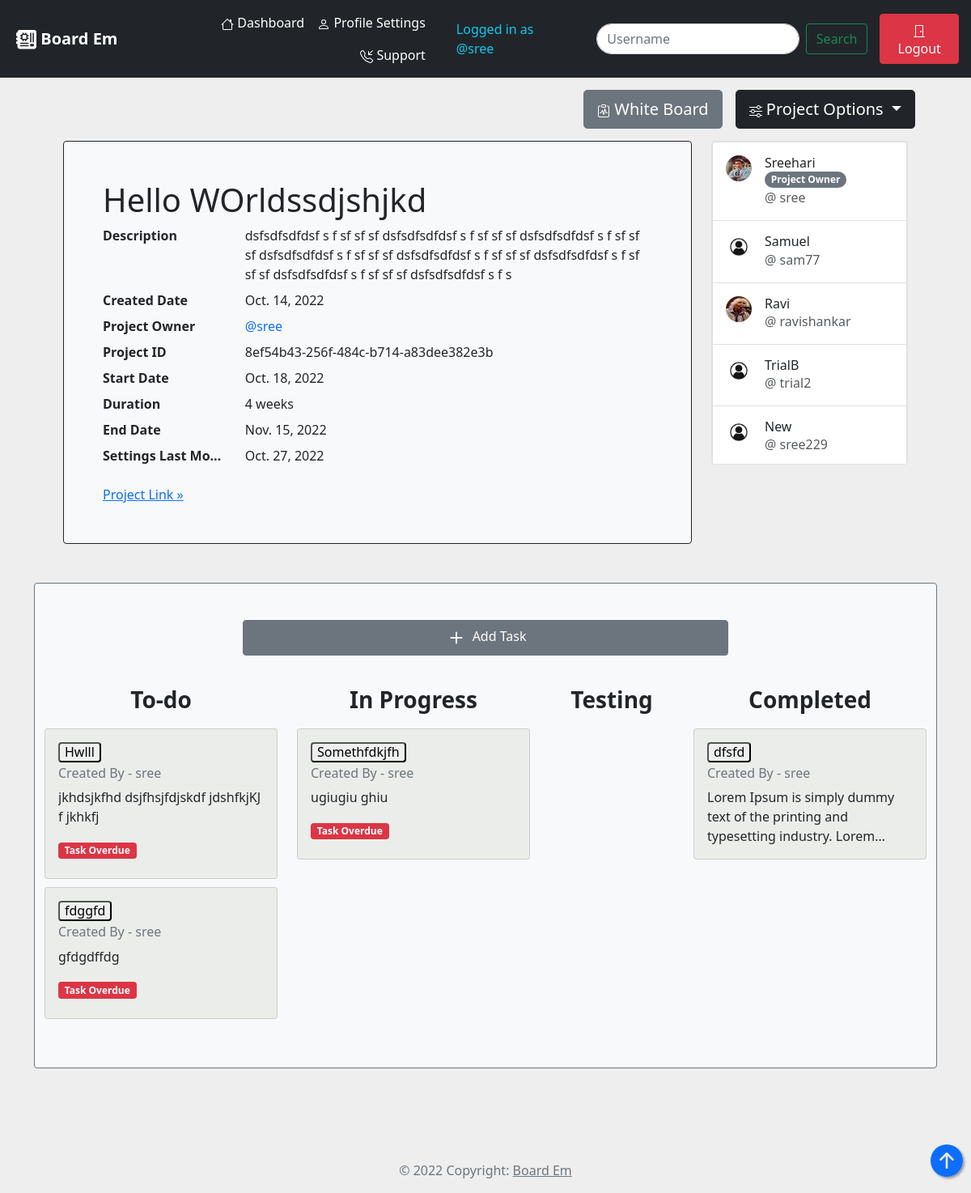
Screenshot of /account/project_task/8ef54b43256f484cb714a83dee382e3b/ (signed in) with the database file from the repository.
### Intendance/models.py (models this page shows, shortened)
class Project(models.Model):
    project_id = models.UUIDField(default=uuid.uuid4, unique=True, primary_key=True, editable=False)
    name = models.CharField(max_length=200)
    description = models.TextField(null=True, blank=True)
    url = models.URLField(null=True, blank=True)
    group_members = models.ManyToManyField(User, blank=True, related_name="group_members")
    created_by = models.ForeignKey(User, on_delete=models.CASCADE, related_name="project_owner")
    created_date = models.DateField(auto_now_add=True)
    start_date = models.DateField()
    duration = models.PositiveIntegerField()
    modified_date = models.DateField(auto_now=True)

class Profile(models.Model):
    user = models.OneToOneField(User, on_delete=models.CASCADE)
    bio = models.TextField(null=True, blank=True)
    company = models.CharField(max_length=100, null=True, blank=True)
    city = models.CharField(max_length=100, null=True, blank=True)
    website_link = models.URLField(max_length=500, null=True, blank=True)
    github_link = models.URLField(max_length=500, null=True, blank=True)
    image = models.ImageField(default='default.jpg', upload_to='profile_pics')
    date_of_birth = models.DateField(null=True, blank=True)
    account_creation_date = models.DateField(auto_now_add=True)
    account_modified_date = models.DateField(auto_now=True)

class Task(models.Model):
    status_choice = (
        ('todo', 'ToDo'),
        ('inprogress', 'In-Progress'),
        ('testing', 'Testing'),
        ('completed', 'Completed'),
    )
    task_id = models.UUIDField(default=uuid.uuid4, unique=True, primary_key=True, editable=False)
    project = models.ForeignKey(Project, on_delete=models.CASCADE)
    title = models.CharField(max_length=200)
    description = models.TextField(null=True, blank=True)
    task_status = models.CharField(max_length=100, choices=status_choice, default='todo')
    created_by = models.ForeignKey(User, on_delete=models.CASCADE, null=True, blank=True)
    start_date = models.DateField()
    end_date = models.DateField()
    created_date = models.DateField(auto_now_add=True)
    modified_date = models.DateField(auto_now=True)

### Intendance/views.py (the view)
# urls.py: path('project_task/<str:pk>/', views.project_tasks_page, name="project-tasks"),
@login_required(login_url='login')
def project_tasks_page(request, pk):
    task_data_here = Task.objects.filter(project=pk)
    project_data_here = Project.objects.get(project_id=pk)
    project_end_date = project_data_here.start_date + relativedelta(weeks=project_data_here.duration)
    today = datetime.date.today()
    if task_data_here.count() != Task.objects.filter(project=pk,task_status="completed").count() and datetime.date.today() > project_end_date:
        project_overdue = True
    else:
        project_overdue = False
    data = {
        'task_data' : task_data_here,
        'project_data' : project_data_here,
        'project_end_date' : project_end_date,
        'today' : today,
        'project_overdue' : project_overdue,
    }
    return render(request, 'Intendance/project_tasks.html', data)

### templates/Intendance/project_tasks.html (shortened to what this page needs)
{% extends 'Intendance/base_layout.html' %}
{% load static %}
{% block project_task_content %}
<div class="container">
  {% include 'Intendance/project_page_options.html' %}
  <main class="container">
    <div class="row">
    <div class="col">
    <div class="bg-light p-5 rounded border border-dark">
      <h1>{{ project_data.name }}</h1>
      <dl class="row">
        <dt class="col-sm-3">Description</dt>
        <dd class="col-sm-9">{{ project_data.description }}</dd>
        <dt class="col-sm-3">Created Date</dt>
        <dd class="col-sm-9">{{ project_data.created_date }}</dd>
        <dt class="col-sm-3 text-truncate">Project Owner</dt>
        <dd class="col-sm-9"><a href="{% url 'searched-profile' project_data.created_by.username %}" style="text-decoration:none" >@{{ project_data.created_by }}</a></dd>
        <dt class="col-sm-3 text-truncate">Project ID</dt>
        <dd class="col-sm-9">{{ project_data.project_id }}</dd>
        <dt class="col-sm-3 text-truncate">Start Date</dt>
        <dd class="col-sm-9">{{ project_data.start_date }}</dd>
        <dt class="col-sm-3 text-truncate">Duration</dt>
        <dd class="col-sm-9">{{ project_data.duration }} weeks</dd>
        <dt class="col-sm-3 text-truncate">End Date</dt>
        <dd class="col-sm-9">{{ project_end_date }}</dd>
        <dt class="col-sm-3 text-truncate">Settings Last Modified</dt>
        <dd class="col-sm-9">{{ project_data.modified_date }}</dd>
      </dl>
      <a class="link-primary" href="{{ project_data.url }}" data-bs-toggle="tooltip" data-bs-placement="bottom" data-bs-title="Contains the URL to the project data.">
        Project Link &raquo;</a>
    </div>
  </div>
  <div class="col-sm-3 ">
    <div class="list-group w-auto rounded border " style="overflow-y:auto;max-height:400px;">
      {% for member in project_data.group_members.all  %}
      <a href="{% url 'searched-profile' member.username %}" class="list-group-item list-group-item-action d-flex gap-3 py-3" aria-current="true">
        <img src="{{ member.profile.image.url }}" alt="twbs" width="32" height="32" class="rounded-circle flex-shrink-0">
        <div class="d-flex gap-2 w-100 justify-content-between">
          <div>
            <h6 class="mb-0">{{ member.first_name }} {% if project_data.created_by == member %}<span class="badge rounded-pill bg-secondary">Project Owner</span>{% endif %}</h6>
            <p class="mb-0 opacity-75">@ {{ member.username }}</p>
          </div>
        </div>
      </a>
      {% endfor %}
    </div>
  </div>
    </div>
  </main>
  <br><br>
    <div id="boardem" class="row bg-light rounded border border-secondary" style="overflow-y: auto;height: 600px;">
      <div style="display:flex;justify-content:center;align-items:center">
        <a style="width:600px;margin-top:15px" class="btn btn-secondary" href="{% url 'create-task' project_data.project_id %}" data-bs-toggle="tooltip" data-bs-placement="top"
        data-bs-custom-class="custom-tooltip"
        data-bs-title="Click on this button to create a task under the current selected project.">
          <svg xmlns="http://www.w3.org/2000/svg" width="30" height="30" fill="currentColor" class="bi bi-plus" viewBox="0 0 16 16">
            <path d="M8 4a.5.5 0 0 1 .5.5v3h3a.5.5 0 0 1 0 1h-3v3a.5.5 0 0 1-1 0v-3h-3a.5.5 0 0 1 0-1h3v-3A.5.5 0 0 1 8 4z"/>
          </svg> Add Task
          </a>
        </div>
        <div class="col-sm">
            <h3 class="text-center p-2"><strong>To-do</strong></h3>
            {% for tskdt in task_data %}
            {% if tskdt.task_status == 'todo' %}
            <div class="card" style="width: 18rem;margin-top:10px;background:#EBEDEA">
                <div class="card-body">
                  <button type="button" class="h6 rounded btn-outline-none" data-bs-toggle="modal" data-bs-target="#modal{{ tskdt.task_id }}">
                    {{ tskdt.title }}
                  </button>
                  <br>
                  <h6 class="card-subtitle mb-2 text-muted">Created By - {{ tskdt.created_by }}</h6>
                  <p class="card-text" style="overflow: hidden;
                  text-overflow: ellipsis;
                  display: -webkit-box;
                  -webkit-line-clamp: 3;
                          line-clamp: 3;
                  -webkit-box-orient: vertical;">{{ tskdt.description }}</p>
                  {% if tskdt.end_date < today %}
                    <h6 class="badge text-bg-danger">Task Overdue</h6>
                  {% endif %}
                </div>
              </div>
              {% endif %}
              {% endfor %}
        </div>
        <div class="col-sm">
            <h3 class="text-center p-2"><strong>In Progress</strong></h3>
            {% for tskdt in task_data %}
            {% if tskdt.task_status == 'inprogress' %}
            <div class="card" style="width: 18rem;margin-top:10px;background:#EBEDEA">
                <div class="card-body">
                  <button type="button" class="h6 rounded btn-outline-none" data-bs-toggle="modal" data-bs-target="#modal{{ tskdt.task_id }}">
                    {{ tskdt.title }}
                  </button>
                  <h6 class="card-subtitle mb-2 text-muted">Created By - {{ tskdt.created_by }}</h6>
                  <p class="card-text" style="overflow: hidden;
                  text-overflow: ellipsis;
                  display: -webkit-box;
                  -webkit-line-clamp: 3;
                          line-clamp: 3;
                  -webkit-box-orient: vertical;">{{ tskdt.description }}</p>
                  {% if tskdt.end_date < today %}
                    <h6 class="badge text-bg-danger">Task Overdue</h6>
                  {% elif tskdt.start_date > today %}
                    <h6 class="badge text-bg-info">Task status ahead of planned scedule</h6>
                  {% endif %}
                </div>
              </div>
              {% endif %}
              {% endfor %}
        </div>
        <div class="col-sm">
            <h3 class="text-center p-2"><strong>Testing</strong></h3>
          </div>
          <div class="col-sm">
            <h3 class="text-center p-2"><strong>Completed</strong></h3>
            {% for tskdt in task_data %}
            {% if tskdt.task_status == 'completed' %}
            <div class="card" style="width: 18rem;margin-top:10px;background:#EBEDEA">
                <div class="card-body">
                  <button type="button" class="h6 rounded btn-outline-none" data-bs-toggle="modal" data-bs-target="#modal{{ tskdt.task_id }}">
                    {{ tskdt.title }}
                  </button>
                  <h6 class="card-subtitle mb-2 text-muted">Created By - {{ tskdt.created_by }}</h6>
                  <p class="card-text" style="overflow: hidden;
                  text-overflow: ellipsis;
                  display: -webkit-box;
                  -webkit-line-clamp: 3;
                          line-clamp: 3;
                  -webkit-box-orient: vertical;">{{ tskdt.description }}</p>
                </div>
              </div>
              {% endif %}
              {% endfor %}
          </div>
      </div>
    </div>
<br><br>
{% endblock project_task_content %}

### templates/Intendance/account_navbar.html (shortened to what this page needs)
{% load static %}
<nav class="navbar navbar-expand-lg navbar-dark bg-dark">
    <a style="margin-left:20px;margin-right:30px;cursor:pointer" class="navbar-brand" data-bs-toggle="modal" data-bs-target="#boardemModal">
      <b>Board Em</b></a>
    <div class="collapse navbar-collapse" id="navbarText">
      <ul class="navbar-nav nav justify-content-end">
          <li class="nav-item"><a class="nav-link text-white" href="{% url 'acc-page' %}">
            Dashboard</a></li>
            <li class="nav-item"><a class="nav-link text-white" href="{% url 'profile' %}">
              Profile Settings</a></li>
              <li class="nav-item"><a class="nav-link text-white" href="{% url 'support' %}">
                Support</a></li>
      </ul>
    </div>
    <span class="navbar-text text-info" style="margin:0 30px 0 30px">
      Logged in as @{{ user.username }}
    </span>
    <form class="d-flex" role="search" action="{% url 'search-user' %}" method="POST">
      <input class="form-control me-2" type="search" placeholder="Username" aria-label="Search" name="username" autocomplete="off" style="border-radius:25px;">
      <button class="btn btn-outline-success" type="submit">Search</button>
    </form>
    <ul class="navbar-nav nav justify-content-end pull-right" style="margin-left:15px;margin-right:15px">
      <li class="nav-item"><button data-bs-toggle="modal" data-bs-target="#logoutModal" class="btn btn-danger">
        <svg xmlns="http://www.w3.org/2000/svg" width="16" height="16" fill="currentColor" class="bi bi-door-closed" viewBox="0 0 16 16">
          <path d="M3 2a1 1 0 0 1 1-1h8a1 1 0 0 1 1 1v13h1.5a.5.5 0 0 1 0 1h-13a.5.5 0 0 1 0-1H3V2zm1 13h8V2H4v13z"/>
          <path d="M9 9a1 1 0 1 0 2 0 1 1 0 0 0-2 0z"/>
        </svg>
        Logout</button></li>
    </ul>
</nav>

### rows the page displays
Project: name "Hello WOrldssdjshjkd", description "dsfsdfsdfdsf s f sf sf sf dsfsdfsdfdsf s f sf sf sf dsfsdfsdfdsf s f sf sf sf dsfsdfsdfdsf s f sf sf sf dsfsdfsdfdsf s f sf sf sf dsfsdfsdfdsf s f sf sf sf dsfsdfsdfdsf s f sf sf sf dsfsdfsdfdsf s f s", created_date "Oct. 14, 2022", created_by "sree", project_id "8ef54b43-256f-484c-b714-a83dee382e3b", start_date "Oct. 18, 2022", duration "4", modified_date "Oct. 27, 2022"
Task: title "Hwlll", created_by "sree", description "jkhdsjkfhd dsjfhsjfdjskdf jdshfkjKJ f jkhkfj", end_date "Task Overdue"
Task: title "fdggfd", created_by "sree", description "gfdgdffdg", end_date "Task Overdue"
Task: title "Somethfdkjfh", created_by "sree", description "ugiugiu ghiu", end_date "Task Overdue"
Task: title "dfsfd", created_by "sree", description "Lorem Ipsum is simply dummy text of the printing and typesetting industry.…"

### other values shown
{{ user.username }} "sree"
{{ project_end_date }} "Nov. 15, 2022"
{{ member.first_name }} "Sreehari"
{{ member.username }} "sree"
{{ member.first_name }} "Samuel"
{{ member.username }} "sam77"
{{ member.first_name }} "Ravi"
{{ member.username }} "ravishankar"
{{ member.first_name }} "TrialB"
{{ member.username }} "trial2"
{{ member.first_name }} "New"
{{ member.username }} "sree229"
